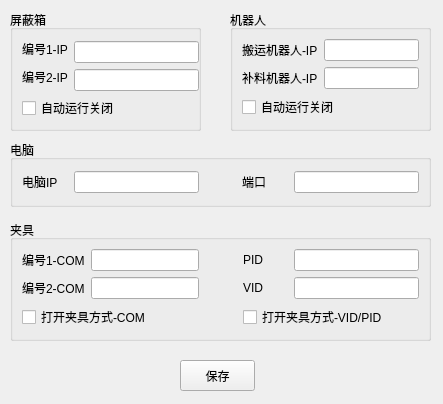
<?xml version="1.0" encoding="UTF-8"?>
<ui version="4.0">
 <class>EquitmentConnectConfig</class>
 <widget class="QWidget" name="EquitmentConnectConfig">
  <property name="geometry">
   <rect>
    <x>0</x>
    <y>0</y>
    <width>443</width>
    <height>404</height>
   </rect>
  </property>
  <property name="font">
   <font>
    <pointsize>9</pointsize>
   </font>
  </property>
  <property name="windowTitle">
   <string>Form</string>
  </property>
  <widget class="QGroupBox" name="groupBox_3">
   <property name="geometry">
    <rect>
     <x>230</x>
     <y>10</y>
     <width>201</width>
     <height>121</height>
    </rect>
   </property>
   <property name="font">
    <font>
     <pointsize>9</pointsize>
    </font>
   </property>
   <property name="title">
    <string>机器人</string>
   </property>
   <layout class="QGridLayout" name="gridLayout_2">
    <item row="0" column="0">
     <widget class="QLabel" name="label_3">
      <property name="font">
       <font>
        <pointsize>9</pointsize>
       </font>
      </property>
      <property name="text">
       <string>搬运机器人-IP</string>
      </property>
     </widget>
    </item>
    <item row="0" column="1">
     <widget class="QLineEdit" name="le_RobotIP">
      <property name="font">
       <font>
        <pointsize>9</pointsize>
       </font>
      </property>
     </widget>
    </item>
    <item row="1" column="0">
     <widget class="QLabel" name="label_5">
      <property name="font">
       <font>
        <pointsize>9</pointsize>
       </font>
      </property>
      <property name="text">
       <string>补料机器人-IP</string>
      </property>
     </widget>
    </item>
    <item row="1" column="1">
     <widget class="QLineEdit" name="le_RobotIP_2">
      <property name="font">
       <font>
        <pointsize>9</pointsize>
       </font>
      </property>
     </widget>
    </item>
    <item row="2" column="0" colspan="2">
     <widget class="QCheckBox" name="cb_RobotUnuse">
      <property name="font">
       <font>
        <pointsize>9</pointsize>
       </font>
      </property>
      <property name="text">
       <string>自动运行关闭</string>
      </property>
     </widget>
    </item>
   </layout>
  </widget>
  <widget class="QGroupBox" name="groupBox">
   <property name="geometry">
    <rect>
     <x>10</x>
     <y>10</y>
     <width>191</width>
     <height>121</height>
    </rect>
   </property>
   <property name="font">
    <font>
     <pointsize>9</pointsize>
    </font>
   </property>
   <property name="title">
    <string>屏蔽箱</string>
   </property>
   <widget class="QLabel" name="label">
    <property name="geometry">
     <rect>
      <x>12</x>
      <y>31</y>
      <width>46</width>
      <height>16</height>
     </rect>
    </property>
    <property name="font">
     <font>
      <pointsize>9</pointsize>
     </font>
    </property>
    <property name="text">
     <string>编号1-IP</string>
    </property>
   </widget>
   <widget class="QLineEdit" name="le_BoxIP_1">
    <property name="geometry">
     <rect>
      <x>64</x>
      <y>31</y>
      <width>125</width>
      <height>22</height>
     </rect>
    </property>
    <property name="font">
     <font>
      <pointsize>9</pointsize>
     </font>
    </property>
   </widget>
   <widget class="QLabel" name="label_2">
    <property name="geometry">
     <rect>
      <x>12</x>
      <y>59</y>
      <width>46</width>
      <height>16</height>
     </rect>
    </property>
    <property name="font">
     <font>
      <pointsize>9</pointsize>
     </font>
    </property>
    <property name="text">
     <string>编号2-IP</string>
    </property>
   </widget>
   <widget class="QLineEdit" name="le_BoxIP_2">
    <property name="geometry">
     <rect>
      <x>64</x>
      <y>59</y>
      <width>125</width>
      <height>22</height>
     </rect>
    </property>
    <property name="font">
     <font>
      <pointsize>9</pointsize>
     </font>
    </property>
   </widget>
   <widget class="QCheckBox" name="cb_BoxUnuse">
    <property name="geometry">
     <rect>
      <x>12</x>
      <y>87</y>
      <width>97</width>
      <height>22</height>
     </rect>
    </property>
    <property name="font">
     <font>
      <pointsize>9</pointsize>
     </font>
    </property>
    <property name="text">
     <string>自动运行关闭</string>
    </property>
   </widget>
  </widget>
  <widget class="QGroupBox" name="groupBox_2">
   <property name="geometry">
    <rect>
     <x>10</x>
     <y>220</y>
     <width>421</width>
     <height>121</height>
    </rect>
   </property>
   <property name="font">
    <font>
     <pointsize>9</pointsize>
    </font>
   </property>
   <property name="title">
    <string>夹具</string>
   </property>
   <layout class="QGridLayout" name="gridLayout">
    <item row="0" column="0">
     <widget class="QLabel" name="label_4">
      <property name="font">
       <font>
        <pointsize>9</pointsize>
       </font>
      </property>
      <property name="text">
       <string>编号1-COM</string>
      </property>
     </widget>
    </item>
    <item row="0" column="1">
     <widget class="QLineEdit" name="le_ComName_1">
      <property name="font">
       <font>
        <pointsize>9</pointsize>
       </font>
      </property>
     </widget>
    </item>
    <item row="0" column="2">
     <spacer name="horizontalSpacer">
      <property name="font">
       <font>
        <pointsize>9</pointsize>
       </font>
      </property>
      <property name="orientation">
       <enum>Qt::Horizontal</enum>
      </property>
      <property name="sizeHint" stdset="0">
       <size>
        <width>19</width>
        <height>20</height>
       </size>
      </property>
     </spacer>
    </item>
    <item row="0" column="3">
     <widget class="QLabel" name="label_10">
      <property name="minimumSize">
       <size>
        <width>45</width>
        <height>22</height>
       </size>
      </property>
      <property name="font">
       <font>
        <pointsize>9</pointsize>
       </font>
      </property>
      <property name="text">
       <string>PID</string>
      </property>
     </widget>
    </item>
    <item row="0" column="4">
     <widget class="QLineEdit" name="le_ComPID">
      <property name="minimumSize">
       <size>
        <width>125</width>
        <height>0</height>
       </size>
      </property>
      <property name="font">
       <font>
        <pointsize>9</pointsize>
       </font>
      </property>
      <property name="text">
       <string/>
      </property>
     </widget>
    </item>
    <item row="1" column="0">
     <widget class="QLabel" name="label_9">
      <property name="font">
       <font>
        <pointsize>9</pointsize>
       </font>
      </property>
      <property name="text">
       <string>编号2-COM</string>
      </property>
     </widget>
    </item>
    <item row="1" column="1">
     <widget class="QLineEdit" name="le_ComName_2">
      <property name="font">
       <font>
        <pointsize>9</pointsize>
       </font>
      </property>
      <property name="text">
       <string/>
      </property>
     </widget>
    </item>
    <item row="1" column="2">
     <spacer name="horizontalSpacer_2">
      <property name="font">
       <font>
        <pointsize>9</pointsize>
       </font>
      </property>
      <property name="orientation">
       <enum>Qt::Horizontal</enum>
      </property>
      <property name="sizeHint" stdset="0">
       <size>
        <width>19</width>
        <height>20</height>
       </size>
      </property>
     </spacer>
    </item>
    <item row="1" column="3">
     <widget class="QLabel" name="label_11">
      <property name="minimumSize">
       <size>
        <width>45</width>
        <height>22</height>
       </size>
      </property>
      <property name="font">
       <font>
        <pointsize>9</pointsize>
       </font>
      </property>
      <property name="text">
       <string>VID</string>
      </property>
     </widget>
    </item>
    <item row="1" column="4">
     <widget class="QLineEdit" name="le_ComVID">
      <property name="font">
       <font>
        <pointsize>9</pointsize>
       </font>
      </property>
      <property name="text">
       <string/>
      </property>
     </widget>
    </item>
    <item row="2" column="0" colspan="2">
     <widget class="QCheckBox" name="cb_Com">
      <property name="font">
       <font>
        <pointsize>9</pointsize>
       </font>
      </property>
      <property name="text">
       <string>打开夹具方式-COM</string>
      </property>
     </widget>
    </item>
    <item row="2" column="3" colspan="2">
     <widget class="QCheckBox" name="cb_PIDVID">
      <property name="font">
       <font>
        <pointsize>9</pointsize>
       </font>
      </property>
      <property name="text">
       <string>打开夹具方式-VID/PID</string>
      </property>
     </widget>
    </item>
   </layout>
  </widget>
  <widget class="QPushButton" name="pb_SaveConfig">
   <property name="geometry">
    <rect>
     <x>180</x>
     <y>360</y>
     <width>75</width>
     <height>31</height>
    </rect>
   </property>
   <property name="font">
    <font>
     <pointsize>9</pointsize>
    </font>
   </property>
   <property name="text">
    <string>保存</string>
   </property>
  </widget>
  <widget class="QGroupBox" name="groupBox_4">
   <property name="geometry">
    <rect>
     <x>10</x>
     <y>140</y>
     <width>421</width>
     <height>67</height>
    </rect>
   </property>
   <property name="title">
    <string>电脑</string>
   </property>
   <layout class="QGridLayout" name="gridLayout_3">
    <item row="0" column="0">
     <widget class="QLabel" name="label_6">
      <property name="minimumSize">
       <size>
        <width>46</width>
        <height>0</height>
       </size>
      </property>
      <property name="font">
       <font>
        <pointsize>9</pointsize>
       </font>
      </property>
      <property name="text">
       <string>电脑IP</string>
      </property>
     </widget>
    </item>
    <item row="0" column="1">
     <widget class="QLineEdit" name="le_ComputerIP">
      <property name="minimumSize">
       <size>
        <width>125</width>
        <height>22</height>
       </size>
      </property>
      <property name="font">
       <font>
        <pointsize>9</pointsize>
       </font>
      </property>
     </widget>
    </item>
    <item row="0" column="2">
     <spacer name="horizontalSpacer_3">
      <property name="font">
       <font>
        <pointsize>9</pointsize>
       </font>
      </property>
      <property name="orientation">
       <enum>Qt::Horizontal</enum>
      </property>
      <property name="sizeHint" stdset="0">
       <size>
        <width>19</width>
        <height>20</height>
       </size>
      </property>
     </spacer>
    </item>
    <item row="0" column="3">
     <widget class="QLabel" name="label_7">
      <property name="minimumSize">
       <size>
        <width>46</width>
        <height>0</height>
       </size>
      </property>
      <property name="font">
       <font>
        <pointsize>9</pointsize>
       </font>
      </property>
      <property name="text">
       <string>端口</string>
      </property>
     </widget>
    </item>
    <item row="0" column="4">
     <widget class="QLineEdit" name="le_ComputerPort">
      <property name="minimumSize">
       <size>
        <width>125</width>
        <height>22</height>
       </size>
      </property>
      <property name="font">
       <font>
        <pointsize>9</pointsize>
       </font>
      </property>
     </widget>
    </item>
   </layout>
  </widget>
 </widget>
 <resources/>
 <connections/>
</ui>
